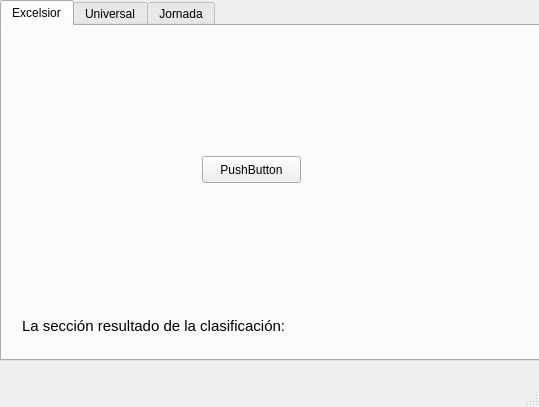
<?xml version="1.0" encoding="UTF-8"?>
<ui version="4.0">
 <class>MainWindow</class>
 <widget class="QMainWindow" name="MainWindow">
  <property name="geometry">
   <rect>
    <x>0</x>
    <y>0</y>
    <width>539</width>
    <height>407</height>
   </rect>
  </property>
  <property name="windowTitle">
   <string>MainWindow</string>
  </property>
  <widget class="QWidget" name="centralwidget">
   <widget class="QTabWidget" name="tabWidget">
    <property name="geometry">
     <rect>
      <x>0</x>
      <y>0</y>
      <width>541</width>
      <height>361</height>
     </rect>
    </property>
    <property name="currentIndex">
     <number>0</number>
    </property>
    <widget class="QWidget" name="tab">
     <attribute name="title">
      <string>Excelsior</string>
     </attribute>
     <widget class="QLabel" name="label">
      <property name="geometry">
       <rect>
        <x>20</x>
        <y>290</y>
        <width>321</width>
        <height>20</height>
       </rect>
      </property>
      <property name="font">
       <font>
        <family>Ubuntu</family>
        <pointsize>11</pointsize>
        <weight>50</weight>
        <bold>false</bold>
       </font>
      </property>
      <property name="text">
       <string>La sección resultado de la clasificación:</string>
      </property>
     </widget>
     <widget class="QPushButton" name="prueba_btn">
      <property name="geometry">
       <rect>
        <x>200</x>
        <y>130</y>
        <width>99</width>
        <height>27</height>
       </rect>
      </property>
      <property name="text">
       <string>PushButton</string>
      </property>
     </widget>
    </widget>
    <widget class="QWidget" name="tab_3">
     <attribute name="title">
      <string>Universal</string>
     </attribute>
    </widget>
    <widget class="QWidget" name="tab_2">
     <attribute name="title">
      <string>Jornada</string>
     </attribute>
    </widget>
   </widget>
  </widget>
  <widget class="QMenuBar" name="menubar">
   <property name="geometry">
    <rect>
     <x>0</x>
     <y>0</y>
     <width>539</width>
     <height>25</height>
    </rect>
   </property>
  </widget>
  <widget class="QStatusBar" name="statusbar"/>
 </widget>
 <resources/>
 <connections/>
</ui>
